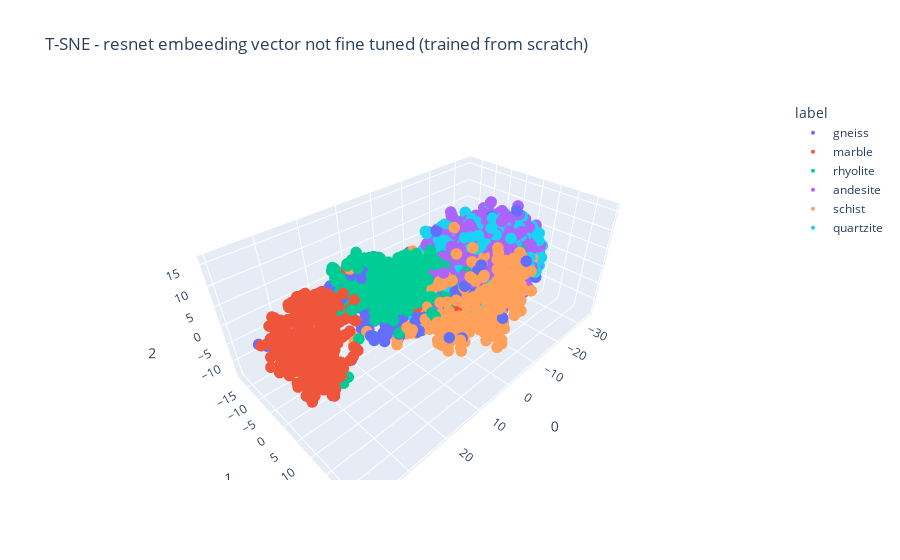

The cell this chart's notebook holds for it:
### Code cell
## T-SNE - resnet embeeding vector not fine tuned (trained from scratch)
create_tsne_plot("T-SNE - resnet embeeding vector not fine tuned (trained from scratch)", resnet_scratch, total_labels, n_components=3)

### Figure 1 — Plotly figure (JSON) as saved in the notebook; plotly's stock layout.template omitted (floating-point values rounded to 4 significant figures; data arrays with more than 128 entries replaced by an {"elided": "..."} marker saying what was removed)
{"data": [{"hovertemplate": "label=gneiss<br>0=%{x}<br>1=%{y}<br>2=%{z}<extra></extra>", "legendgroup": "gneiss", "marker": {"color": "#636efa", "size": 4, "symbol": "circle"}, "mode": "markers", "name": "gneiss", "scene": "scene", "showlegend": true, "type": "scatter3d", "x": {"elided": "354 float values"}, "y": {"elided": "354 float values"}, "z": {"elided": "354 float values"}}, {"hovertemplate": "label=marble<br>0=%{x}<br>1=%{y}<br>2=%{z}<extra></extra>", "legendgroup": "marble", "marker": {"color": "#EF553B", "size": 4, "symbol": "circle"}, "mode": "markers", "name": "marble", "scene": "scene", "showlegend": true, "type": "scatter3d", "x": {"elided": "328 float values"}, "y": {"elided": "328 float values"}, "z": {"elided": "328 float values"}}, {"hovertemplate": "label=rhyolite<br>0=%{x}<br>1=%{y}<br>2=%{z}<extra></extra>", "legendgroup": "rhyolite", "marker": {"color": "#00cc96", "size": 4, "symbol": "circle"}, "mode": "markers", "name": "rhyolite", "scene": "scene", "showlegend": true, "type": "scatter3d", "x": {"elided": "337 float values"}, "y": {"elided": "337 float values"}, "z": {"elided": "337 float values"}}, {"hovertemplate": "label=andesite<br>0=%{x}<br>1=%{y}<br>2=%{z}<extra></extra>", "legendgroup": "andesite", "marker": {"color": "#ab63fa", "size": 4, "symbol": "circle"}, "mode": "markers", "name": "andesite", "scene": "scene", "showlegend": true, "type": "scatter3d", "x": {"elided": "337 float values"}, "y": {"elided": "337 float values"}, "z": {"elided": "337 float values"}}, {"hovertemplate": "label=schist<br>0=%{x}<br>1=%{y}<br>2=%{z}<extra></extra>", "legendgroup": "schist", "marker": {"color": "#FFA15A", "size": 4, "symbol": "circle"}, "mode": "markers", "name": "schist", "scene": "scene", "showlegend": true, "type": "scatter3d", "x": {"elided": "316 float values"}, "y": {"elided": "316 float values"}, "z": {"elided": "316 float values"}}, {"hovertemplate": "label=quartzite<br>0=%{x}<br>1=%{y}<br>2=%{z}<extra></extra>", "legendgroup": "quartzite", "marker": {"color": "#19d3f3", "size": 4, "symbol": "circle"}, "mode": "markers", "name": "quartzite", "scene": "scene", "showlegend": true, "type": "scatter3d", "x": {"elided": "328 float values"}, "y": {"elided": "328 float values"}, "z": {"elided": "328 float values"}}], "layout": {"legend": {"title": {"text": "label"}, "tracegroupgap": 0}, "scene": {"domain": {"x": [0, 1], "y": [0, 1]}, "xaxis": {"title": {"text": "0"}}, "yaxis": {"title": {"text": "1"}}, "zaxis": {"title": {"text": "2"}}}, "title": {"text": "T-SNE - resnet embeeding vector not fine tuned (trained from scratch)"}}}
